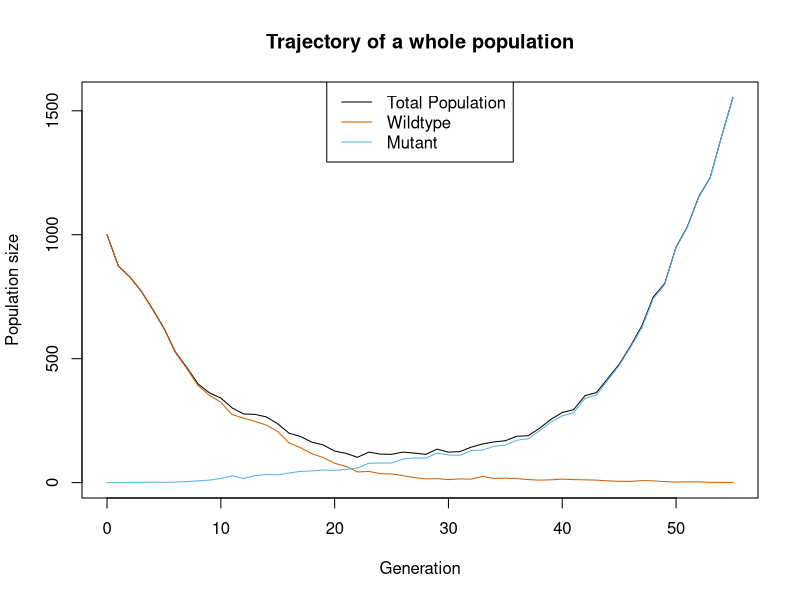
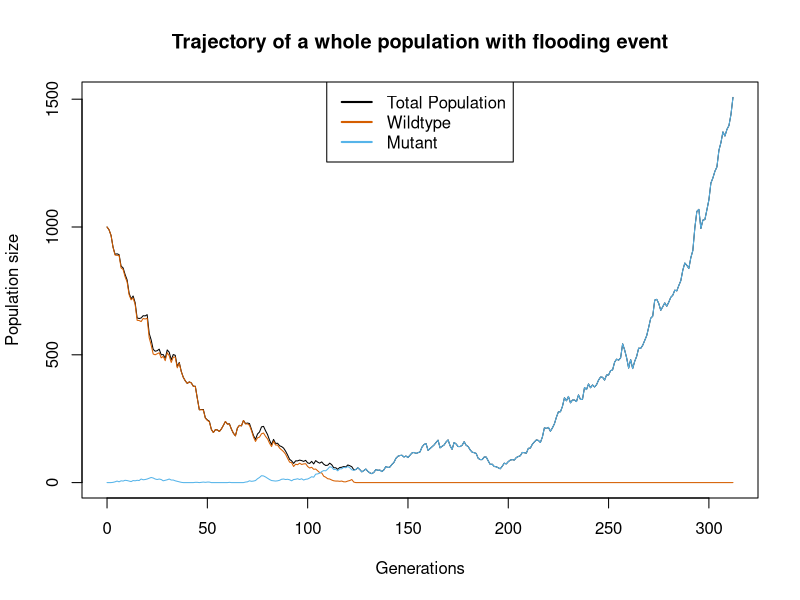
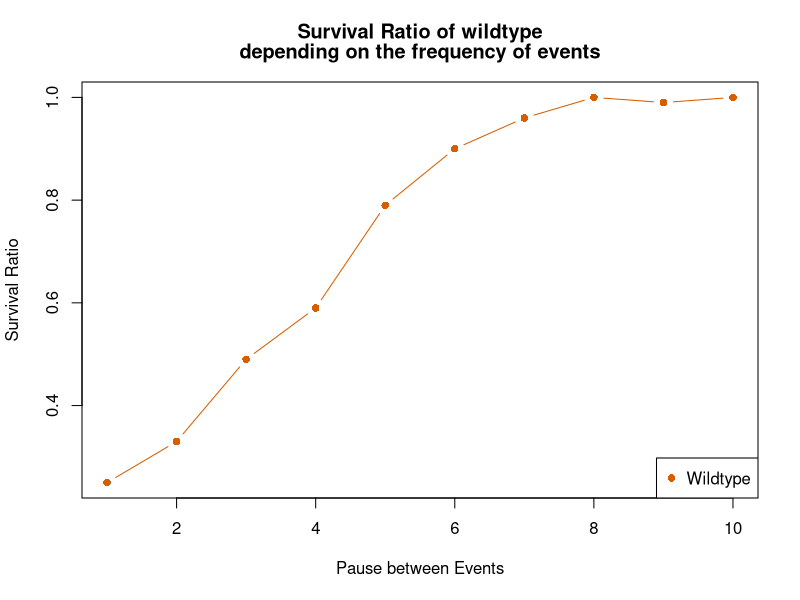
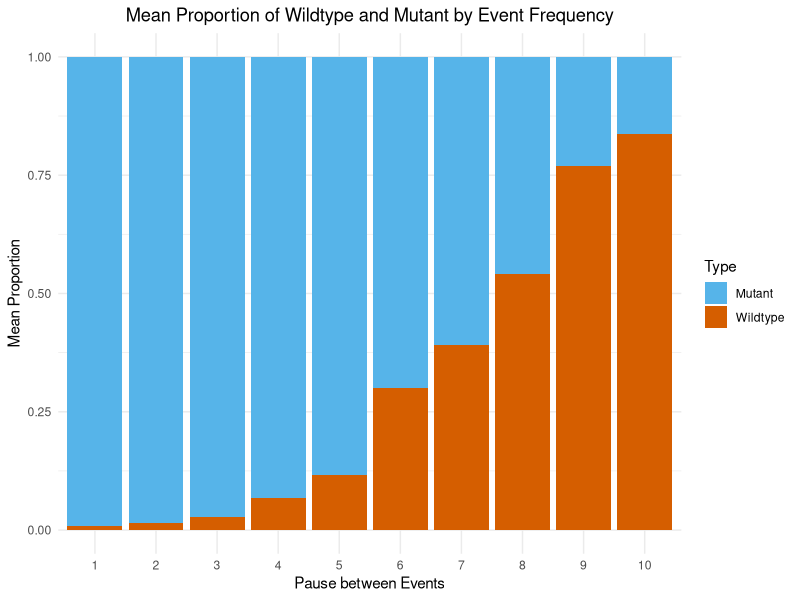
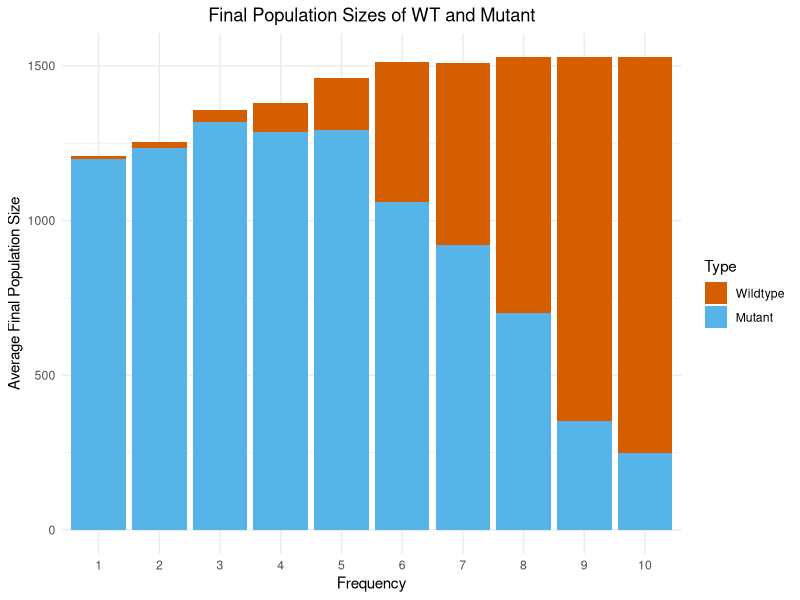
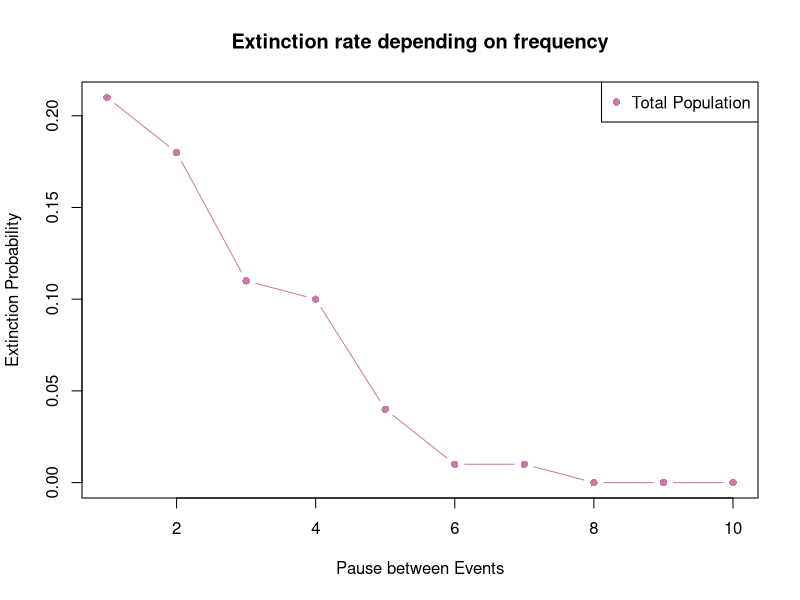
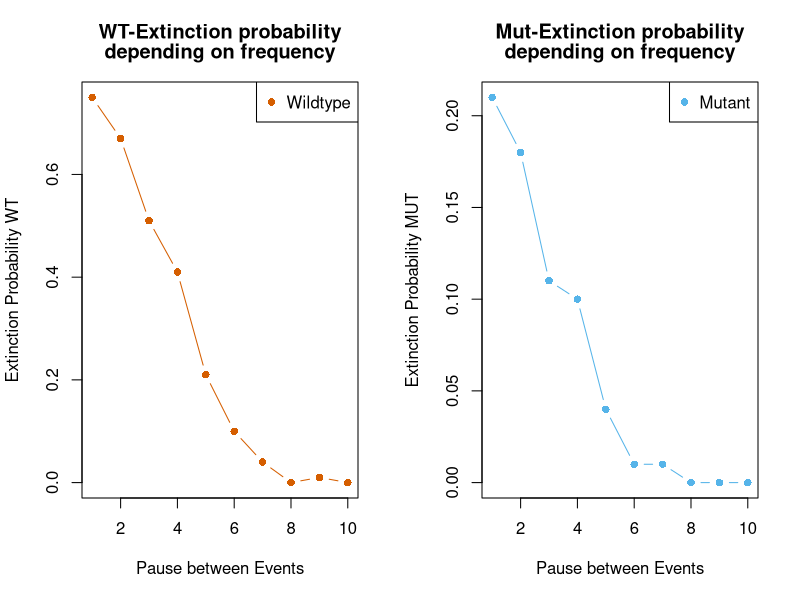
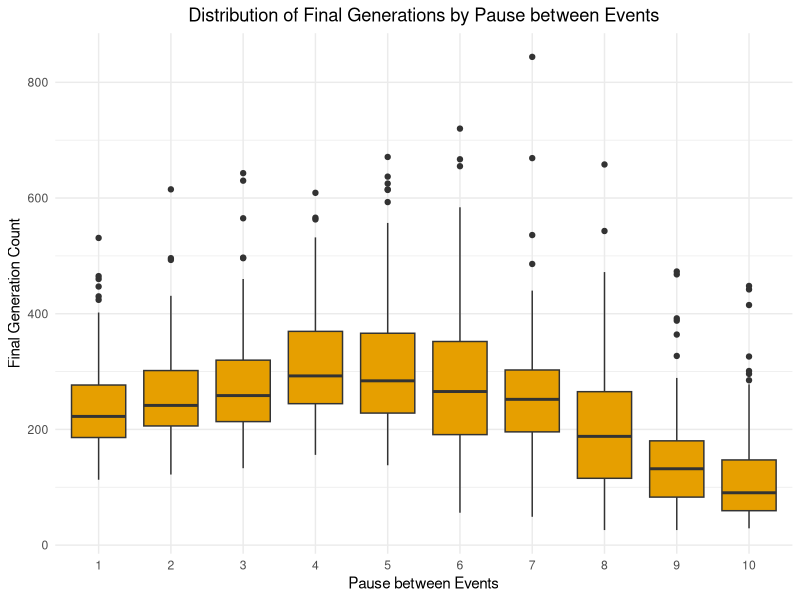

Reproduce these figures in R, in order.
## ---- chunk 1

set.seed(1) # making it reproducible

simulate_one_gen <- function(N_a, N_A, decay_rate, sel_coeff, mut_rate) {
  # draw offspring according to Poisson distribution
  offsp_a <- rpois(1, N_a * (1-decay_rate))
  offsp_A <- rpois(1, N_A * (1-decay_rate+sel_coeff))
  # draw new mutants according to Poisson distribution
  mut_a_to_A <- rpois(1, offsp_a * mut_rate)
  
  # determine new population sizes of wild type and mutant
  N_a_new <- max(offsp_a - mut_a_to_A, 0)
  N_A_new <-  offsp_A + mut_a_to_A
  
  return(c(N_a_new, N_A_new))
}
# Test the function
print(simulate_one_gen(100,0,0.1,0.2,0.001))
## ---- chunk 2

set.seed(2) # making it reproducible

simulate_pop <- function(N_init_a, N_init_A, decay_rate, sel_coeff, mut_rate, t_max) {
  # Create the vector in which to save the results
  pop_vector <- c(N_init_a, N_init_A)
  # initiate the variables
  pop_new <- c(N_init_a, N_init_A)
  
  # run the simulation until generation t_max
  for (i in 1:t_max+1) {
    # redefine the current population one generation later
    pop_new <- simulate_one_gen(pop_new[1],pop_new[2], decay_rate, sel_coeff, mut_rate)
    # add the new population sizes to the output vector
    pop_vector <- rbind(pop_vector,pop_new)
    # condition to stop the simulation before t_max: either the population exceeds 1.5 times the original population size, or it goes extinct
    if (pop_new[1]+pop_new[2]>=1.5*(N_init_a+ N_init_A) | pop_new[1]+pop_new[2]==0) break
  }
  
  # define the row and column names of the output vector
  rownames(pop_vector) <- (0:t_max)[1:length(pop_vector[,1])] # note that the vector has to be cut if the simulation stopped early
  colnames(pop_vector) <- c("Wildtype","Mutant")
  # return the result
  return(pop_vector)	
}


# Test the function and plot the result
# set t_max to a value to be used throughout
max_gen <- 1000
# create your simulation data, with set mut_rate & sel_coeff 
output <- simulate_pop(1000,0,0.1,0.2,0.001,max_gen)
# show the first and last few lines of the data table
print(head(output))
print(tail(output))
# plot the output - note that the plot range and the x axis have to be adjusted based on the length of the table
# determine x axis range 
x_range <- 0:(length(output[,1])-1)
# this plots the total population size
plot(x_range,output[,1]+output[,2],type='l',ylim=c(0,max(output[,1]+output[,2])),xlab = "Generation",ylab = "Population size", main = "Trajectory of a whole population")
# add number of wild type individuals
lines(x_range,output[,1], col="#D55E00")
# add number of mutant individuals
lines(x_range,output[,2], col="#56B4E9")
legend("top", legend = c("Total Population", "Wildtype", "Mutant"), 
       col = c("#000000","#D55E00", "#56B4E9"), 
       lty = 1)
## ---- chunk 3

set.seed(3) # making it reproducible

t_pause = 1 # time between floods with generations as unit (initial value: 1)
t_event = 5 # duration of the flood (initial value: 5)
t_switch = t_pause # giving t_switch a starting value


simulate_pop <- function(N_init_a, N_init_A, decay_rate, sel_coeff, mut_rate, t_max, t_pause) {
  # Create the vector in which to save the results
  pop_vector <- c(N_init_a, N_init_A)
  # initiate the variables
  pop_new <- c(N_init_a, N_init_A)
  
  ph = 0 # phase in the beginning of the simulation. Even numbers indicate no flood present, odd numbers indicate that a flood is present

  
  # run the simulation until generation t_max
  for (i in 1:t_max+1) {
    if(ph %%2 == 0){ # checking in which phase the system is. No flood is present initial values: decay_rate = -0.02 and sel_coeff = -0.015
      
    decay_rate = -0.02 # "growthrate" of wildtype when no flood is present
    sel_coeff = -0.015 # selection coeffictient of mutant when no flood is present 
    
  }else{ # flood is present, initial values: decay_rate = 0.03 and sel_coeff = 0.05
    decay_rate = 0.03 # decayrate of wildtype if a flood is present
    sel_coeff = 0.05 # selection coefficient of mutant if a flood is present
  }

  if (i >= t_switch) { # changing the phase number, if the simulation is at the end of the phase
    if(ph %% 2 == 0) { # adding the duration of the flood after a period of no flood
      t_switch = t_switch + t_event
      ph = ph + 1
    }else{ # adding the duration of the pause between floods after a flood
      t_switch = t_switch + t_pause
      ph = ph + 1
    }
  }
    
    # redefine the current population one generation later
    pop_new <- simulate_one_gen(pop_new[1],pop_new[2], decay_rate, sel_coeff, mut_rate)
    # add the new population sizes to the output vector
    pop_vector <- rbind(pop_vector,pop_new)
    # condition to stop the simulation before t_max: either the population exceeds 1.5 times the original population size, or it goes extinct
    if (pop_new[1]+pop_new[2]>=1.5*(N_init_a+ N_init_A) | pop_new[1]+pop_new[2]==0) break
  }
  
  # define the row and column names of the output vector
  rownames(pop_vector) <- (0:t_max)[1:length(pop_vector[,1])] # note that the vector has to be cut if the simulation stopped early
  colnames(pop_vector) <- c("WT","Mut")
  # return the result
  return(pop_vector)	
}

# Test the function and plot the result
# set t_max to a value to be used throughout, initial value: 1000
max_gen <- 1000 
# create your simulation data
output <- simulate_pop(1000,0,0,0,0.001,max_gen, t_pause) #(initial values: 1000, 0, 0, 0.01, 0.001, max_gen, t_pause)
# show the last few lines of the data table
print(tail(output))
# plot the output - note that the plot range and the x axis have to be adjusted based on the length of the table
# determine x axis range 
x_range <- 0:(length(output[,1])-1)
# this plots the total population size
plot(x_range,output[,1]+output[,2],type='l',ylim=c(0,max(output[,1]+output[,2])),xlab = "Generations",ylab = "Population size", main = "Trajectory of a whole population with flooding event")
# add number of wild type individuals
lines(x_range,output[,1], col="#D55E00")
# add number of mutant individuals
lines(x_range,output[,2], col="#56B4E9")
legend("top", legend = c("Total Population", "Wildtype", "Mutant"), 
       col = c("#000000","#D55E00", "#56B4E9"), 
       lty = 1, 
       lwd = 2)

## ---- chunk 4

set.seed(4) # making it reproducible

# Set some parameters to fixed values
init_a <- 1000 # initial value: 1000
init_A <- 0 # initial value: 0
m_rate <- 0.001 # initial value: 0.001
max_gen <- 1000 # initial value: 1000
no_replicates <- 100 # initial value: 100

# Frequencies to vary
frequencies <- c(1:10) # initial value: c(1:10)

# Initialize data tables to collect results
data_table_Pop <- c() # Total population
data_table_Nw <- c() # Wildtype
data_table_Nm <- c() # Mutant
data_table_comp <- c() # Composition

# Initialize counters for survival
surviving_Nw <- numeric(length(frequencies))
surviving_Nm <- numeric(length(frequencies))

# Run the simulation across all chosen parameters
for (t_pause in frequencies) {
  i <- 1
  repeat {
    # Run the simulation once
    one_run <- simulate_pop(init_a, init_A, 0, 0, m_rate, max_gen, t_pause)
    
    # Determine the final sizes of the populations
    size_wt <- one_run[nrow(one_run), 1]
    size_mut <- one_run[nrow(one_run), 2]
    
    # Count surviving populations of wildtype and mutant
    if (size_wt > 0) {
      surviving_Nw[t_pause] <- surviving_Nw[t_pause] + 1
    }
    if (size_mut > 0) {
      surviving_Nm[t_pause] <- surviving_Nm[t_pause] + 1
    }

    # Enter the data into the tables
    final_size <- size_wt + size_mut
    final_gen <- nrow(one_run)
    
    data_table_Pop <- rbind(data_table_Pop, c(t_pause, final_size, final_gen))
    data_table_Nw <- rbind(data_table_Nw, c(t_pause, size_wt, final_gen))
    data_table_Nm <- rbind(data_table_Nm, c(t_pause, size_mut, final_gen))
    
    portion_WT <- size_wt / final_size
    portion_Mut <- size_mut / final_size
    
    data_table_comp <- rbind(data_table_comp, c(t_pause, portion_WT, portion_Mut))
    
    # Stop after the specified number of replicates
    if (i >= no_replicates) break
    i <- i + 1
  }
}

# Define column names of data tables
colnames(data_table_Pop) <- c("f", "Final Pop", "final_gen")
colnames(data_table_Nw) <- c("f", "Final WT", "final_gen")
colnames(data_table_Nm) <- c("f", "Final Mut", "final_gen")
colnames(data_table_comp) <- c("f", "Proportion_WT", "Proportion_Mut")

# Calculate ratios of surviving populations
ratios <- data.frame(
  t_pause = frequencies,
  Nw_survival_ratio = surviving_Nw / no_replicates,
  Nm_survival_ratio = surviving_Nm / no_replicates
)


## ---- chunk 5

set.seed(5) # making it reproducible

# Ensure ratios are numeric
ratios$t_pause <- as.numeric(as.character(ratios$t_pause))
ratios$Nw_survival_ratio <- as.numeric(as.character(ratios$Nw_survival_ratio))
ratios$Nm_survival_ratio <- as.numeric(as.character(ratios$Nm_survival_ratio))

# Plot for Wildtype survival ratio
plot(ratios$t_pause, ratios$Nw_survival_ratio, 
     xlab = "Pause between Events", 
     ylab = "Survival Ratio", 
     main = c(paste("Survival Ratio of wildtype"), paste("depending on the frequency of events")), 
     col = "#D55E00", 
     type = "b",
     pch = c(16))  # Use a solid circle for points

# add a legend
legend("bottomright", legend = "Wildtype", 
       col = "#D55E00",
       pch = 16)

## ---- chunk 6

set.seed(6) # making it reproducible

#creating two data-tables with frequency and corresponding proportion average of WT and MUT
mean_comp_WT <- aggregate(data_table_comp[,2]~ f, data = data_table_comp, FUN = mean)
mean_comp_Mut <- aggregate(data_table_comp[,3] ~ f, data = data_table_comp, FUN = mean)

options(warn = -1) # suppressing warnings of library (for neater Notebook)

# Load necessary libraries
library(tidyr)
library(dplyr)
library(ggplot2)

options(warn = 0) # setting warnings to default
 
# Combine the two data frames into one
# Ensure the names are consistent for merging
colnames(mean_comp_WT) <- c("f", "Proportion_WT")
colnames(mean_comp_Mut) <- c("f", "Proportion_Mut")

# Merge the data into one data-table
mean_comp <- merge(mean_comp_WT, mean_comp_Mut, by = "f")

# Reshape the data into long format for ggplot2
mean_comp_long <- mean_comp %>%
  pivot_longer(cols = c("Proportion_WT", "Proportion_Mut"), 
               names_to = "Type", 
               values_to = "Proportion")

# Plot the stacked bar chart
ggplot(mean_comp_long, aes(x = as.factor(f), y = Proportion, fill = Type)) +
  geom_bar(stat = "identity", position = "stack") +
  labs(x = "Pause between Events", # labeling x- and y-axis
       y = "Mean Proportion", 
       title = "Mean Proportion of Wildtype and Mutant by Event Frequency") +
  scale_fill_manual(values = c("Proportion_WT" = "#D55E00", "Proportion_Mut" = "#56B4E9"), # applying correct colors
  labels = c("Mutant","Wildtype")) +
  theme_minimal() +
    theme(plot.title = element_text(hjust = 0.5))  # Center the title



## ---- chunk 7

set.seed(14)
# Load required packages
library(ggplot2)
library(reshape2)

# Initialize an empty data frame to store final results
final_numbers <- data.frame(
  f = frequencies,
  Final_WT = numeric(length(frequencies)),
  Final_Mut = numeric(length(frequencies))
)

# Loop through the frequencies and calculate the average final population sizes for WT and Mut
for (i in 1:length(frequencies)) {
  # Get the sizes for the current frequency (checking if the data is a matrix or data frame)
  if (is.data.frame(data_table_Nw)) {
    wt_size <- data_table_Nw[data_table_Nw$frequency == frequencies[i], "size"]
    mut_size <- data_table_Nm[data_table_Nm$frequency == frequencies[i], "size"]
  } 
  else if (is.matrix(data_table_Nw)) {
    wt_size <- data_table_Nw[data_table_Nw[, 1] == frequencies[i], 2]
    mut_size <- data_table_Nm[data_table_Nm[, 1] == frequencies[i], 2]
  }

  # Calculate the average (mean) size including zeros
  final_numbers$Final_WT[i] <- ifelse(length(wt_size) > 0, mean(wt_size), 0)
  final_numbers$Final_Mut[i] <- ifelse(length(mut_size) > 0, mean(mut_size), 0)
}

# Melt the data frame to long format for plotting
melted_final_numbers <- melt(final_numbers, id.vars = "f", 
                              measure.vars = c("Final_WT", "Final_Mut"))

# Create the stacked bar plot
ggplot(melted_final_numbers, aes(x = factor(f), y = value, fill = variable)) +
  geom_bar(stat = "identity", position = "stack") +
  labs(title = "Final Population Sizes of WT and Mutant",
       x = "Frequency",
       y = "Average Final Population Size",
       fill = "Type") +
  scale_fill_manual(values = c("Final_WT" = "#D55E00", "Final_Mut" = "#56B4E9"), 
                    labels = c("Wildtype", "Mutant")) +
  theme_minimal() +
  theme(plot.title = element_text(hjust = 0.5))



## ---- chunk 8

set.seed(7) # making it reproducible

# Ensure data_table_Pop is a data frame
data_table_Pop <- as.data.frame(data_table_Pop)

# Set column names 
colnames(data_table_Pop) <- c("f", "Final_Pop", "final_gen")

# Initialize a vector to store extinction ratios for each frequency
extinction_ratios <- numeric(length(frequencies))

# Calculate extinction ratios for each frequency
for (t_pause in frequencies) {
  # Filter data for the current frequency
  current_data <- subset(data_table_Pop, f == t_pause)
  
  # Count how many populations went extinct (Final Pop == 0)
  extinct_count <- sum(current_data$Final_Pop == 0)
  
  # Calculate the extinction ratio (Number of extinct populations / number of replicates)
  extinction_ratios[t_pause] <- extinct_count / no_replicates
}

# Create a data frame for extinction ratios
extinction_df <- data.frame(
  t_pause = frequencies,
  extinction_ratio = extinction_ratios
)

# Print and view the extinction ratios
print(extinction_df)

plot(extinction_df[,1], extinction_df[,2], 
     type = "b", 
     pch = 16, 
     col = "#CC79A7",
     ylab = "Extinction Probability", 
     xlab = "Pause between Events",
     main = "Extinction rate depending on frequency")

legend("topright", legend = "Total Population", 
       col = "#CC79A7",
       pch = 16)

## ---- chunk 9

set.seed(8) # making it reproducible

# enabling plots to be in the same window
par(mfrow = c(1,2))

#data_table_Pop
# Ensure data_table_Pop is a data frame
data_table_Nw <- as.data.frame(data_table_Nw)

# Set column names (if not already set)
colnames(data_table_Nw) <- c("f", "Final_Pop", "final_gen")

# Initialize a vector to store extinction ratios for each frequency
extinction_ratios_WT <- numeric(length(frequencies))

# Calculate extinction ratios for each frequency
for (t_pause in frequencies) {
  # Filter data for the current frequency
  current_data_WT <- subset(data_table_Nw, f == t_pause)
  
  # Count how many populations went extinct (Final Pop == 0)
  extinct_count_WT <- sum(current_data_WT$Final_Pop == 0)
  
  # Calculate the extinction ratio (extinct_count / no_replicates)
  extinction_ratios_WT[t_pause] <- extinct_count_WT / no_replicates
}

# Create a data frame for extinction ratios
extinction_WT_df <- data.frame(
  t_pause = frequencies,
  extinction_ratio_WT = extinction_ratios_WT
)

# Print and view the extinction ratios
print(extinction_WT_df)

plot(extinction_WT_df[,1], extinction_WT_df[,2], 
     type = "b", 
     pch = 16, 
     col = "#D55E00",
     ylab = "Extinction Probability WT", 
     xlab = "Pause between Events",
     main = c(paste("WT-Extinction probability"), paste("depending on frequency")))

legend("topright", legend = "Wildtype", 
       col = "#D55E00",
       pch = 16)

#data_table_Pop
# Ensure data_table_Pop is a data frame
data_table_Nm <- as.data.frame(data_table_Nm)

# Set column names (if not already set)
colnames(data_table_Nm) <- c("f", "Final_Pop", "final_gen")

# Initialize a vector to store extinction ratios for each frequency
extinction_ratios_MUT <- numeric(length(frequencies))

# Calculate extinction ratios for each frequency
for (t_pause in frequencies) {
  # Filter data for the current frequency
  current_data_MUT <- subset(data_table_Nm, f == t_pause)
  
  # Count how many populations went extinct (Final Pop == 0)
  extinct_count_MUT <- sum(current_data_MUT$Final_Pop == 0)
  
  # Calculate the extinction ratio (extinct_count / no_replicates)
  extinction_ratios_MUT[t_pause] <- extinct_count_MUT / no_replicates
}

# Create a data frame for extinction ratios
extinction_MUT_df <- data.frame(
  t_pause = frequencies,
  extinction_ratio_MUT = extinction_ratios_MUT
)

# Print and view the extinction ratios
print(extinction_MUT_df)

plot(extinction_MUT_df[,1], extinction_MUT_df[,2], 
     type = "b", 
     pch = 16, 
     col = "#56B4E9",
     ylab = "Extinction Probability MUT", 
     xlab = "Pause between Events",
     main = c(paste("Mut-Extinction probability"), paste("depending on frequency")))

legend("topright", legend = "Mutant", 
       col = "#56B4E9",
       pch = 16)


# resetting window
par(mfrow= c(1,1))
## ---- chunk 10

set.seed(9) # making it reproducible

# generating a boxplot of the final generation and the frequency
ggplot(data_table_Pop, aes(x = as.factor(f), y = final_gen)) +
  geom_boxplot(fill = "#E69F00") +
  labs(x = "Pause between Events", y = "Final Generation Count", 
       title = "Distribution of Final Generations by Pause between Events") +
  theme_minimal() +
  theme(plot.title = element_text(hjust = 0.5))  # Center the title


## ---- chunk 11

set.seed(10) # making it reproducible

# generating a histogram of the final generation and the frequency
ggplot(data_table_Pop, aes(x = final_gen, fill = as.factor(f))) +
  geom_histogram(binwidth = 10, position = "identity", alpha = 0.6) +
  labs(x = "Final Generation Count", y = "Count", 
       title = "Histogram of Final Generations by Pause between Events") +
  theme_minimal() +
  scale_fill_discrete(name = "Pause btw. Events") +
  theme(plot.title = element_text(hjust = 0.5))  # Center the title

## ---- chunk 12

set.seed(11) # making it reproducible

# Filter for populations that went extinct (Final_Pop == 0)
extinct_pop <- subset(data_table_Pop, Final_Pop == 0)

# Select only the frequency and generation of extinction
extinct_data <- extinct_pop[, c("f", "final_gen")]

# Optionally, rename columns for clarity
colnames(extinct_data) <- c("Frequency", "Extinction_Generation")

# View or print the resulting data
print(tail(extinct_data))

#Plot the data
library(ggplot2)

# Example dataframe for context (replace with your actual data)
# extinct_data <- data.frame(Frequency = sample(1:10, 100, replace = TRUE),
#                             Extinction_Generation = sample(1:10, 100, replace = TRUE))

# Creating the plot with a legend
ggplot(extinct_data, aes(x = Frequency, y = Extinction_Generation)) +
  geom_point(aes(color = "Generation of Extinction"), pch = 16, size = 2) +  # Update legend label here
  geom_smooth(aes(color = "Mean Gen. of Extinction"), method = lm, se = FALSE) +  # Update legend label here
  labs(title = "Generation of Extinction across different Frequencies", 
       x = "Pause between Events", 
       y = "Extinction Generation") +
  theme_bw() +
  scale_color_manual(name = NULL, values = c("Generation of Extinction" = "#009E73", 
                                                  "Mean Gen. of Extinction" = "#E69F00")) +  # Match the labels
  theme(
    legend.position.inside = c(.95, .95),
    legend.justification = c("right", "top"),
    legend.box.just = "right",
    legend.margin = margin(6, 6, 6, 6)
  ) +
  theme(plot.title = element_text(hjust = 0.5)) +  # Center the title
  scale_x_continuous(breaks = 1:10, limits = c(1, 10))  # Set x-axis to show only natural numbers 1 through 10
